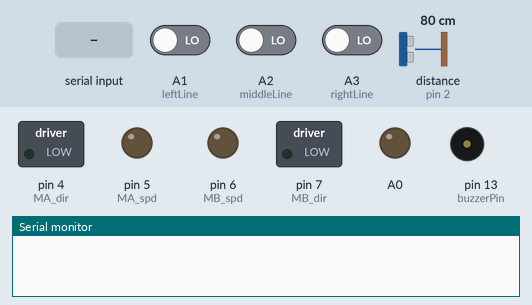
Simulated run of this sketch. Board: Arduino Uno, built with avr-gcc and run on an emulated ATmega328P. Parts: switched loads named in the sketch (green lamp = pin HIGH), output pins drawn as LEDs (lit = HIGH), buzzer (waves = sounding), the last lines printed to the serial monitor. Inputs (shaded band) come from the test bench; at power-on: distance to the obstacle (sensor on pin 2) 80 cm, A1 (leftLine) LOW, A2 (middleLine) LOW, A3 (rightLine) LOW. The echo pulse lasts 58.3 µs per cm.

Above: at 1.2 s.
1.3 s: "A" received over Serial
At 1.8 s:
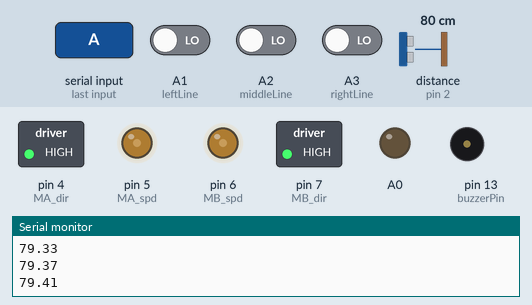
2.8 s: distance to the obstacle (sensor on pin 2) set to 2 cm
At 4.7 s:
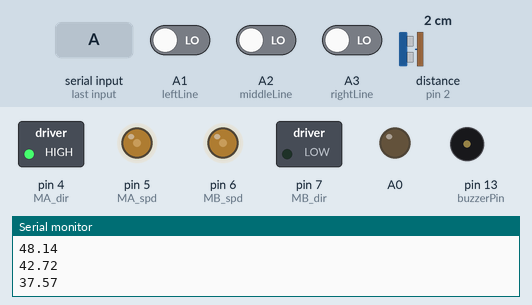
5.8 s: "f" received over Serial
At 8.6 s:
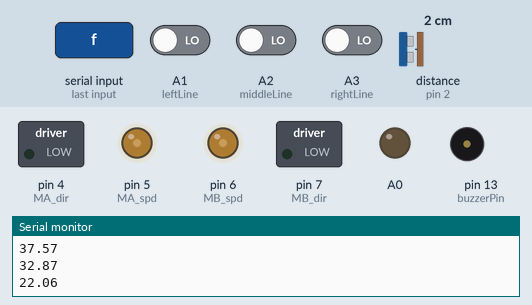
8.8 s: "A" received over Serial
At 11.2 s:
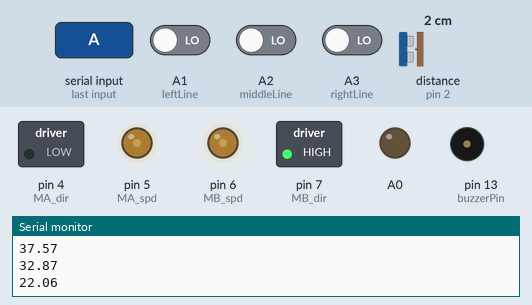
11.8 s: "M" received over Serial
At 12.45 s:
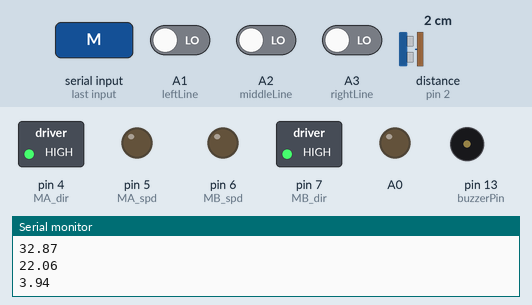
14.8 s: "T" received over Serial
At 15.5 s:
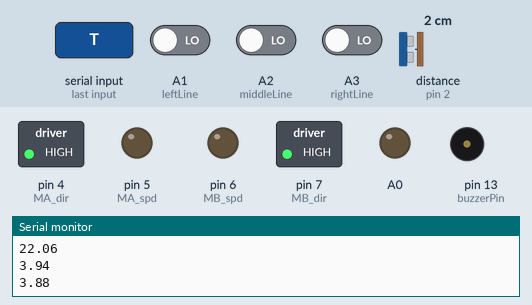
Timing chart, 0 to 17.3 s (numbered marks = the images above; inputs shaded):
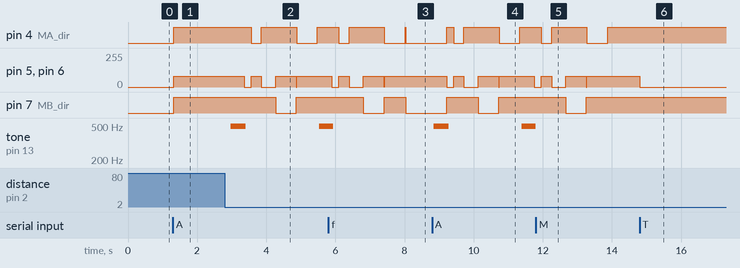

The sketch:

ArduinoD19_Robotic_Car.ino
```cpp
#include <SimpleKalmanFilter.h>
//#include <NeoSWSerial.h>

//NeoSWSerial soft(9, 10);

int leftLine = A1;
int middleLine = A2;
int rightLine = A3;

int MA_dir = 4;
int MB_dir = 7;
int MA_spd = 5;
int MB_spd = 6;

bool manMode = false;
bool lineMode = false;
bool autoMode = false;
bool followMode = false;

bool StopMode = false;
bool frontMode = false;
bool backMode = false;
bool leftMode = false;
bool rightMode = false;

int buzzerPin = 13; //meant for obstacle alert

char val = ' ';
char val1 = ' ';

SimpleKalmanFilter simpleKalmanFilter(2, 2, 0.01);
const long SERIAL_REFRESH_TIME = 100;
long refresh_time;

float dist = 0;
float estimated_value = 0;


void setup() {
  pinMode(leftLine, INPUT);
  pinMode(middleLine, INPUT);
  pinMode(rightLine, INPUT);
  pinMode(buzzerPin, OUTPUT);
  pinMode(A0, OUTPUT);
  pinMode(2, INPUT);
  pinMode(MA_dir, OUTPUT);
  pinMode(MB_dir, OUTPUT);
  pinMode(MA_spd, OUTPUT);
  pinMode(MB_spd, OUTPUT);
  Serial.begin(9600);
  //  soft.begin(9600);
}

void loop()
{

  while (Serial.available() > 0) {
    val = Serial.read();
    switch (val) {

      case 'M':
        manMode = true;
        lineMode = false;
        autoMode = false;
        followMode = false;
        break;

      case 'f':
        manMode = false;
        lineMode = false;
        autoMode = false;
        followMode = true;
        break;

      case 'T':
        manMode = false;
        lineMode = true;
        autoMode = false;
        followMode = false;
        break;

      case 'A':
        manMode = false;
        lineMode = false;
        autoMode = true;
        followMode = false;
        break;

      default:
        manMode = true;
        lineMode = false;
        autoMode = false;
        followMode = false;
    }
  }

  if (manMode) {
    while (Serial.available() > 0) {
      val1 = Serial.read();

      switch (val1) {
        case 'S':
          StopMode = true;
          frontMode = false;
          backMode = false;
          leftMode = false;
          rightMode = false;
          break;


        case 'F':
          StopMode = false;
          frontMode = true;
          backMode = false;
          leftMode = false;
          rightMode = false;
          break;

        case 'B':
          StopMode = false;
          frontMode = false;
          backMode = true;
          leftMode = false;
          rightMode = false;
          break;

        case 'L':
          StopMode = false;
          frontMode = false;
          backMode = false;
          leftMode = true;
          rightMode = false;
          break;

        case 'R':
          StopMode = false;
          frontMode = false;
          backMode = false;
          leftMode = false;
          rightMode = true;
          break;

        default:
          StopMode = true;
          frontMode = false;
          backMode = false;
          leftMode = false;
          rightMode = false;
      }
    }

    if (StopMode) {
      Stop();
    }

    if (frontMode) {
      front();
    }

    if (backMode) {
      back();
    }

    if (leftMode) {
      left();
    }

    if (rightMode) {
      right();
    }
  }

  if (lineMode) {
    trackLine();
  }

  if (autoMode) {
    autoDrive();
  }

  if (followMode) {
    follower();
  }

}


void front()
{
  digitalWrite(MA_dir, HIGH);
  digitalWrite(MB_dir, HIGH);
  analogWrite(MA_spd, 80);
  analogWrite(MB_spd, 80);
}

void back()
{
  digitalWrite(MA_dir, LOW);
  digitalWrite(MB_dir, LOW);
  analogWrite(MA_spd, 80);
  analogWrite(MB_spd, 80);
}

void Stop()
{
  digitalWrite(MA_dir, HIGH);
  digitalWrite(MB_dir, HIGH);
  analogWrite(MA_spd, 0);
  analogWrite(MB_spd, 0);
}

void left()
{
  digitalWrite(MA_dir, LOW);
  digitalWrite(MB_dir, HIGH);
  analogWrite(MA_spd, 80);
  analogWrite(MB_spd, 80);
}

void right()
{
  digitalWrite(MA_dir, HIGH);
  digitalWrite(MB_dir, LOW);
  analogWrite(MA_spd, 80);
  analogWrite(MB_spd, 80);
}

void trackLine()
{
  if (digitalRead(middleLine))
  {
    if (digitalRead(rightLine) && !(digitalRead(leftLine)))
    {
      front();
    }
    else if (!(digitalRead(rightLine)) && digitalRead(leftLine))
    {
      front();
    }
    else
    {
      front();
    }
  }
  else
  {
    if (digitalRead(rightLine) && !(digitalRead(leftLine)))
    {
      left();
    }
    else if (!(digitalRead(rightLine)) && digitalRead(leftLine))
    {
      right();
    }
    else
    {
      Stop();
    }
  }
}

float obstacle()
{
  digitalWrite(A0, LOW);
  delayMicroseconds(2);
  digitalWrite(A0, HIGH);
  delayMicroseconds(12);
  digitalWrite(A0, LOW);
  dist = pulseIn(2, HIGH);
  delayMicroseconds(10000);
  dist = dist / 58;
  //come up with a filtering, smoothening algorithm here for ultrasonic
  estimated_value = simpleKalmanFilter.updateEstimate(dist);
  return estimated_value;
}

void autoDrive()
{
  float dist1;
  float dist2;
  float dist3;

  dist1 = obstacle();
  if (dist1 < 35)
  {
    buzzer();
    Stop();
    delay(200);
    left();
    delay(300);
    Stop();
    dist2 = obstacle();
    delay(400);
    right();
    delay(600);
    Stop();
    dist3 = obstacle();
    delayMicroseconds(400);
    if (dist2 > dist3)
    {
      left();
      delay(600);
      front();
    }
    else
    {
      front();
    }
  }
  else
  {
    front();
  }

  Serial.println(dist1);
}

void buzzer()
{
  for (int i = 0; i < 100; i++)
  {
    digitalWrite(buzzerPin, HIGH);
    delayMicroseconds(1000);
    digitalWrite(buzzerPin, LOW);
    delayMicroseconds(1000);
  }
  delayMicroseconds(50000);
  for (int i = 0; i < 100; i++)
  {
    digitalWrite(buzzerPin, HIGH);
    delayMicroseconds(1000);
    digitalWrite(buzzerPin, LOW);
    delayMicroseconds(1000);
  }
}

void follower()
{
  dist = obstacle();

  //come up with a filtering, smoothening algorithm here for ultrasonic
  estimated_value = simpleKalmanFilter.updateEstimate(dist);

  if (estimated_value < 55 && estimated_value > 30) {
    //This condition is to move forward the robot when the object is in the range of 14 to 25 centimeters.
    front();
  }

  if (estimated_value < 30 && estimated_value > 25) {
    //This condition is to make the robot stable when the object is in the range of 12 to 14 centimeters.
    Stop();
  }

  if (estimated_value < 25 && estimated_value > 2) {
    //This condition is to move backward the robot when the object is in the range of 2 to 12 centimeters.
    back();
  }

  if (estimated_value > 40) {
    //This condition is to stop the robot when the object is in the out of range i.e greater than 25 centimeters.
    Stop();
  }
}
```

Measured:
- after the input at 1.3 s, pin 4 (MA_dir), pin 7 (MB_dir): LOW → HIGH at once; pin 5 (MA_spd), pin 6 (MB_spd): 0/255 → 80/255 at once
- after the input at 2.8 s, pin 4 (MA_dir): HIGH → LOW after 0.76 s, → HIGH 0.30 s later, → LOW 1.0 s later, → HIGH 0.60 s later; pin 5 (MA_spd): 80/255 → 0/255 after 0.56 s, → 80/255 0.20 s later, → 0/255 0.30 s later, → 80/255 0.41 s later
- after the input at 5.8 s, pin 5 (MA_spd), pin 6 (MB_spd): goes on until 7.4 s, then stays 80/255; tone on pin 13 (buzzerPin): goes on until 5.9 s, then stays silent
- after the input at 8.8 s, pin 4 (MA_dir): goes HIGH 0.20 s, LOW 0.30 s, HIGH 1.0 s, LOW 0.60 s, then HIGH, starting after 0.42 s; pin 5 (MA_spd): goes 0/255 0.20 s, 80/255 0.30 s, 0/255 0.41 s, 80/255 1.6 s, then 0/255, starting after 0.42 s
- after the input at 11.8 s, pin 5 (MA_spd), pin 6 (MB_spd): goes on until 13.3 s, then stays 80/255; tone on pin 13 (buzzerPin): stays silent (without the input it goes to 498 Hz after 2.1 s)
- after the input at 14.8 s, pin 5 (MA_spd), pin 6 (MB_spd): 80/255 → 0/255 at once
